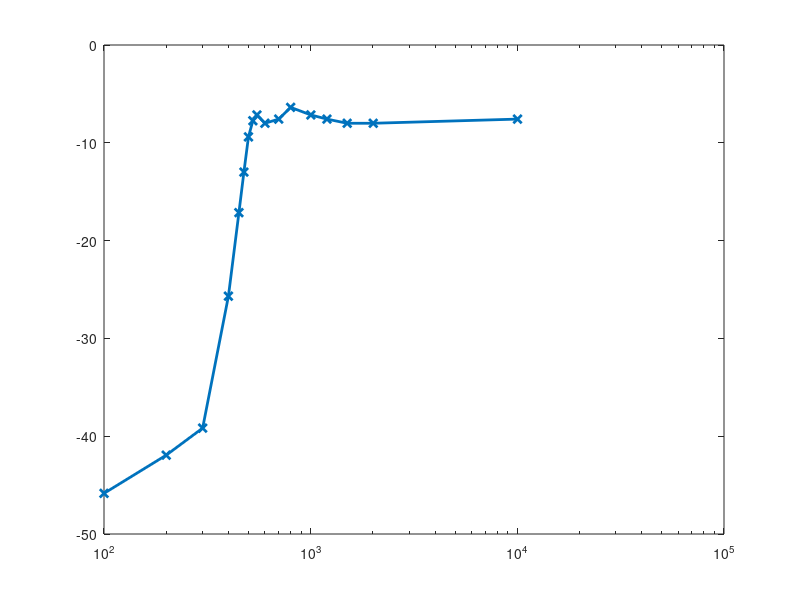

Reproduce this figure in MATLAB.
%{
x= [100.6, 200.4, 300.1, 400.6, 500.0, 599.5, 700.3, 801.3, 900.9, 1000.0, 1050.0, 1099.0, 1149.0, 1174.0, 1199.0, 1250.0, 1299.0, ...
    1399.0, 1502.0, 1600.0, 1802.0, 2000.0];

y = [0.98, 0.98, 0.98, 0.98, 0.98, 0.98, 0.98, 0.96, 0.96, 0.90, 0.85, 0.80, 0.76, 0.72, 0.70, 0.64, 0.58, 0.47, 0.38,  ...
0.30, 0.192, 0.128];

semilogx(x,20*log10(y),'x-','linewidth',2);
%}

x=[100.0, ...
200.0, ...
300.1, ...
400.0, ...
449.6, ...
475.3, ...
500.0, ...
525.2, ...
549.5, ...
601.0, ...
700.3, ...
800.0, ...
1002.0, ...
1199.0, ...
1502.0, ...
2008.0, ...
10020];

y=[0.005102, ...
0.0080, ...
0.011, ...
0.052, ...
0.139, ...
0.224, ...
0.339, ...
0.41, ...
0.439, ...
0.398, ...
0.418, ...
0.480, ...
0.439, ...
0.418, ...
0.398, ...
0.398, ...
0.418];

semilogx(x,20*log10(y),'x-','linewidth',2);
